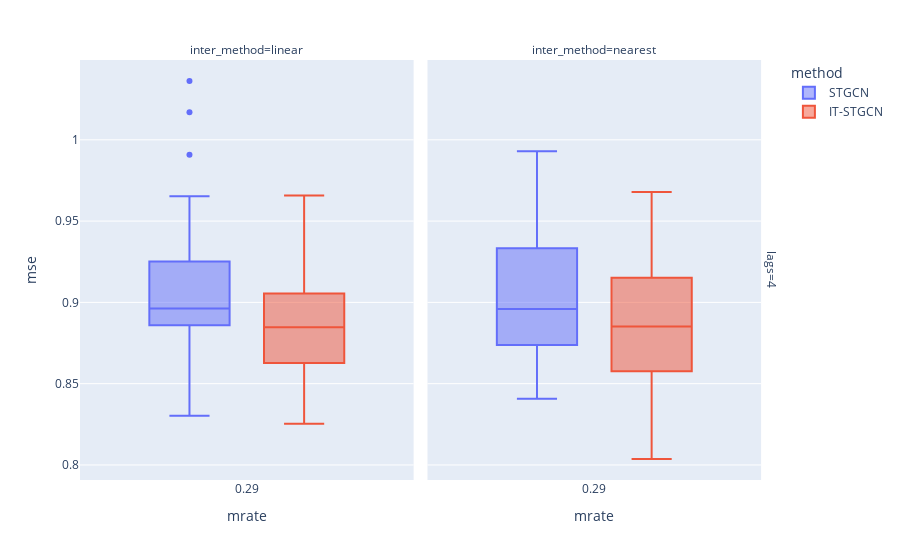

Write notebook code for a chart like this one.
### Markdown cell above
## Block

### Code cell
data.query("method!='GNAR' and mtype =='block'").plot.box(backend='plotly',x='mrate',color='method',y='mse',facet_col='inter_method',facet_row='lags',height=800)

### Figure 1 — Plotly figure (JSON) as saved in the notebook; plotly's stock layout.template omitted (floating-point values rounded to 4 significant figures)
{"data": [{"alignmentgroup": "True", "hovertemplate": "method=STGCN<br>lags=4<br>inter_method=linear<br>mrate=%{x}<br>mse=%{y}<extra></extra>", "legendgroup": "STGCN", "marker": {"color": "#636efa"}, "name": "STGCN", "notched": false, "offsetgroup": "STGCN", "orientation": "v", "showlegend": true, "type": "box", "x": [0.2878, 0.2878, 0.2878, 0.2878, 0.2878, 0.2878, 0.2878, 0.2878, 0.2878, 0.2878, 0.2878, 0.2878, 0.2878, 0.2878, 0.2878, 0.2878, 0.2878, 0.2878, 0.2878, 0.2878, 0.2878, 0.2878, 0.2878, 0.2878, 0.2878, 0.2878, 0.2878, 0.2878, 0.2878, 0.2878], "x0": " ", "xaxis": "x", "y": [0.8967, 0.9242, 0.922, 0.9581, 0.8302, 0.9196, 0.8797, 0.8959, 0.8556, 0.888, 0.886, 0.8575, 0.9232, 0.885, 0.8938, 1.017, 0.8551, 0.9908, 0.9528, 0.9275, 0.8878, 0.9653, 0.9252, 1.036, 0.862, 0.8947, 0.9083, 0.898, 0.894, 0.89], "y0": " ", "yaxis": "y"}, {"alignmentgroup": "True", "hovertemplate": "method=STGCN<br>lags=4<br>inter_method=nearest<br>mrate=%{x}<br>mse=%{y}<extra></extra>", "legendgroup": "STGCN", "marker": {"color": "#636efa"}, "name": "STGCN", "notched": false, "offsetgroup": "STGCN", "orientation": "v", "showlegend": false, "type": "box", "x": [0.2878, 0.2878, 0.2878, 0.2878, 0.2878, 0.2878, 0.2878, 0.2878, 0.2878, 0.2878, 0.2878, 0.2878, 0.2878, 0.2878, 0.2878, 0.2878, 0.2878, 0.2878, 0.2878, 0.2878, 0.2878, 0.2878, 0.2878, 0.2878, 0.2878, 0.2878, 0.2878, 0.2878, 0.2878, 0.2878], "x0": " ", "xaxis": "x2", "y": [0.913, 0.9007, 0.902, 0.8738, 0.9394, 0.993, 0.9093, 0.8456, 0.8629, 0.8553, 0.9658, 0.8864, 0.8808, 0.8789, 0.9332, 0.8821, 0.952, 0.9675, 0.8725, 0.8666, 0.8879, 0.8978, 0.919, 0.9476, 0.894, 0.8808, 0.8408, 0.8667, 0.9011, 0.9557], "y0": " ", "yaxis": "y2"}, {"alignmentgroup": "True", "hovertemplate": "method=IT-STGCN<br>lags=4<br>inter_method=linear<br>mrate=%{x}<br>mse=%{y}<extra></extra>", "legendgroup": "IT-STGCN", "marker": {"color": "#EF553B"}, "name": "IT-STGCN", "notched": false, "offsetgroup": "IT-STGCN", "orientation": "v", "showlegend": true, "type": "box", "x": [0.2878, 0.2878, 0.2878, 0.2878, 0.2878, 0.2878, 0.2878, 0.2878, 0.2878, 0.2878, 0.2878, 0.2878, 0.2878, 0.2878, 0.2878, 0.2878, 0.2878, 0.2878, 0.2878, 0.2878, 0.2878, 0.2878, 0.2878, 0.2878, 0.2878, 0.2878, 0.2878, 0.2878, 0.2878, 0.2878], "x0": " ", "xaxis": "x", "y": [0.8982, 0.8856, 0.8705, 0.9054, 0.8838, 0.8617, 0.9113, 0.8733, 0.8969, 0.8333, 0.8626, 0.9483, 0.9421, 0.8554, 0.9657, 0.8777, 0.9418, 0.8441, 0.8898, 0.8805, 0.8408, 0.8626, 0.9394, 0.8953, 0.8777, 0.8254, 0.9142, 0.8905, 0.8796, 0.8931], "y0": " ", "yaxis": "y"}, {"alignmentgroup": "True", "hovertemplate": "method=IT-STGCN<br>lags=4<br>inter_method=nearest<br>mrate=%{x}<br>mse=%{y}<extra></extra>", "legendgroup": "IT-STGCN", "marker": {"color": "#EF553B"}, "name": "IT-STGCN", "notched": false, "offsetgroup": "IT-STGCN", "orientation": "v", "showlegend": false, "type": "box", "x": [0.2878, 0.2878, 0.2878, 0.2878, 0.2878, 0.2878, 0.2878, 0.2878, 0.2878, 0.2878, 0.2878, 0.2878, 0.2878, 0.2878, 0.2878, 0.2878, 0.2878, 0.2878, 0.2878, 0.2878, 0.2878, 0.2878, 0.2878, 0.2878, 0.2878, 0.2878, 0.2878, 0.2878, 0.2878, 0.2878], "x0": " ", "xaxis": "x2", "y": [0.8742, 0.8586, 0.9188, 0.9002, 0.8492, 0.8914, 0.8936, 0.9541, 0.9679, 0.9114, 0.9085, 0.8434, 0.8037, 0.8791, 0.8412, 0.9055, 0.8469, 0.8636, 0.9251, 0.8615, 0.9414, 0.9489, 0.9515, 0.9151, 0.8663, 0.8372, 0.8482, 0.8779, 0.8988, 0.8576], "y0": " ", "yaxis": "y2"}], "layout": {"annotations": [{"font": {}, "showarrow": false, "text": "inter_method=linear", "x": 0.24, "xanchor": "center", "xref": "paper", "y": 1, "yanchor": "bottom", "yref": "paper"}, {"font": {}, "showarrow": false, "text": "inter_method=nearest", "x": 0.74, "xanchor": "center", "xref": "paper", "y": 1, "yanchor": "bottom", "yref": "paper"}, {"font": {}, "showarrow": false, "text": "lags=4", "textangle": 90, "x": 0.98, "xanchor": "left", "xref": "paper", "y": 0.5, "yanchor": "middle", "yref": "paper"}], "autosize": true, "boxmode": "group", "legend": {"title": {"text": "method"}, "tracegroupgap": 0}, "margin": {"t": 60}, "xaxis": {"anchor": "y", "autorange": true, "domain": [0, 0.48], "range": [-0.2161, 0.7916], "title": {"text": "mrate"}, "type": "linear"}, "xaxis2": {"anchor": "y2", "autorange": true, "domain": [0.5, 0.98], "matches": "x", "range": [-0.2161, 0.7916], "title": {"text": "mrate"}, "type": "linear"}, "yaxis": {"anchor": "x", "autorange": true, "domain": [0, 1], "range": [0.7907, 1.049], "title": {"text": "mse"}, "type": "linear"}, "yaxis2": {"anchor": "x2", "autorange": true, "domain": [0, 1], "matches": "y", "range": [0.7907, 1.049], "showticklabels": false, "type": "linear"}}}
